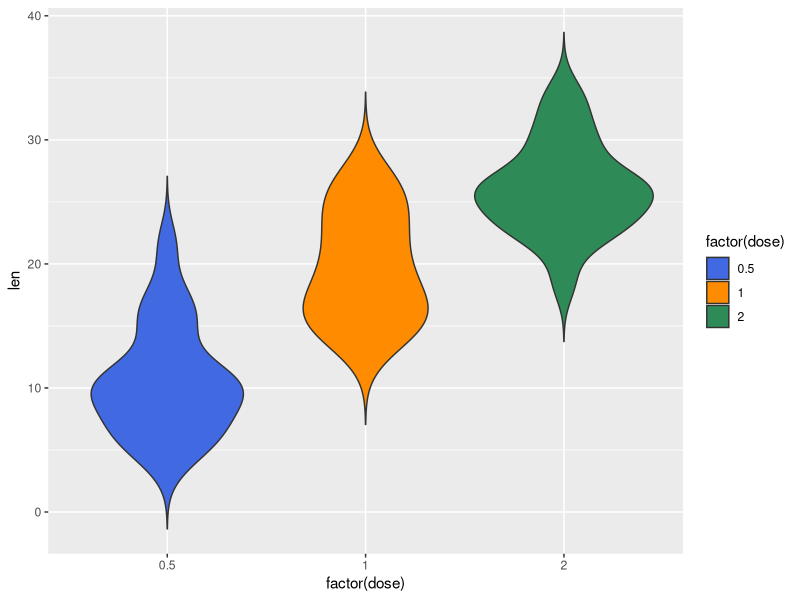
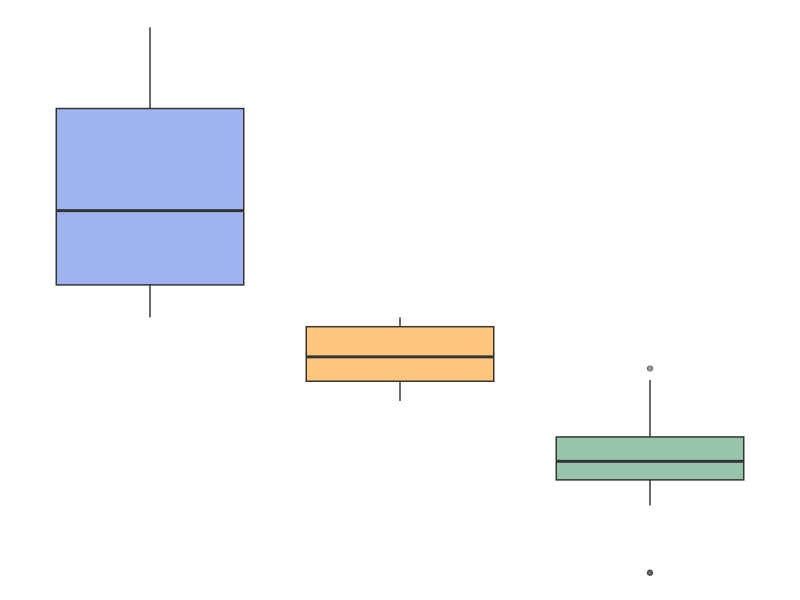
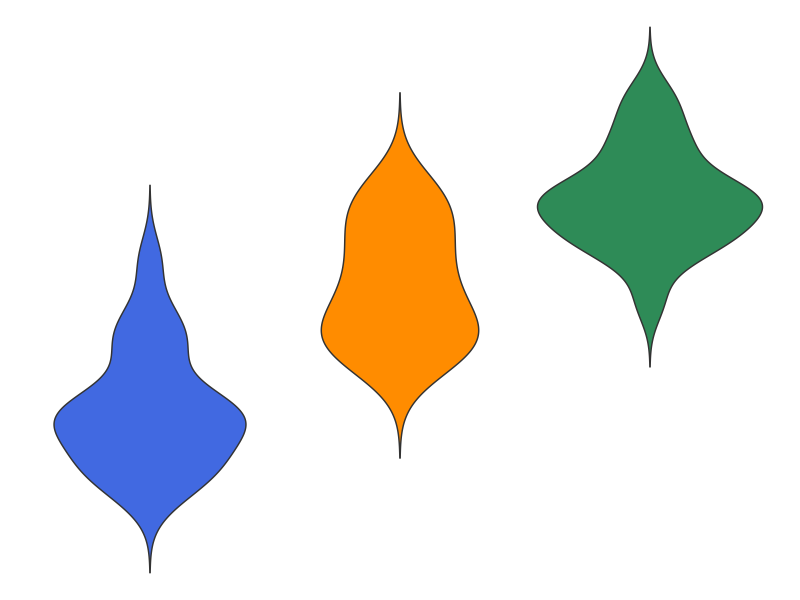

Source code (R) for these figures, in order:
## ---- chunk 1
library(kableExtra)
library(ggplot2)
## ---- chunk 2
knitr::opts_chunk$set(echo = T, warning = T, message = T)
## ---- chunk 3
tab_titles <- paste(rep("Tab",5), 1:5)
plot_names <- paste0(rep("fig",5), 1:5, ".png")

for(i in 1:length(tab_titles)){
  cat("\n##", tab_titles[[i]], "{-}\n")
  cat(paste0("![](", plot_names[[i]], ") \n "))
}
## ---- chunk 4
# Create & save plots
plot <- ggplot(mtcars, aes(x=as.factor(cyl), y=mpg)) + 
    geom_boxplot(fill=c("royalblue", "darkorange", "seagreen"), alpha=0.5) + 
    theme_void()
ggsave("plot1.svg")

plot2 <- ggplot(ToothGrowth, aes(x=factor(dose), y=len, fill=factor(dose))) +
  geom_violin(trim = F, show.legend = F)+
  scale_fill_manual(values=c("royalblue", "darkorange", "seagreen"))+
  theme_void()
ggsave("plot2.svg")

# Create table from data frame
df <- data.frame("Image 1" = c("Here's an image", "![](8-CATGCTGGGA.png){width=30%}"),
                 "Image 2" = c("... and another one", "![](RTGATKGATGR.png){width=30%}"),
                 "Plot 1" = c("Here's a plot", "![](plot1.svg){width=40%}"),
                 "Plot 2" = c("... and another one", "![](plot2.svg){width=40%}"),
                 check.names = F) %>% t

kable(df) %>% 
  kable_styling("striped") %>%
  pack_rows("Images", 1, 2) %>% 
  pack_rows("Plots", 3, 4) %>%
  column_spec(2, width = "10em")
## ---- chunk 5
# Create plot
plot <- ggplot(ToothGrowth, aes(x=factor(dose), y=len, fill=factor(dose))) +
  geom_violin(trim=F)+
  scale_fill_manual(values=c("royalblue", "darkorange", "seagreen"))
print(plot)

# Create table from data frame
df <- data.frame("Occurence of X in set" = c(rep(c("0", "0 %"),3)),
                 "Occurence of Y in set" = c(rep(c("0", "0 %"),3)), 
                 check.names = F)  %>% t
colnames(df) <- c("Counts", "Frequency", "Counts", "Frequency", "Counts", "Frequency")

kable(df) %>% 
  kable_styling("striped") %>%
  column_spec(1, border_right = T) %>% 
  column_spec(2:3, background = alpha(unique(ggplot_build(plot)$data[[1]]["fill"])[[1]][1],0.5)) %>%
  column_spec(4:5, background = alpha(unique(ggplot_build(plot)$data[[1]]["fill"])[[1]][2],0.5)) %>%
  column_spec(6:7, background = alpha(unique(ggplot_build(plot)$data[[1]]["fill"])[[1]][3],0.5)) %>%
  add_header_above(c(" " = 1, "Cat 1" = 2, "Cat 2" = 2, "Cat 3" = 2), escape=F)
